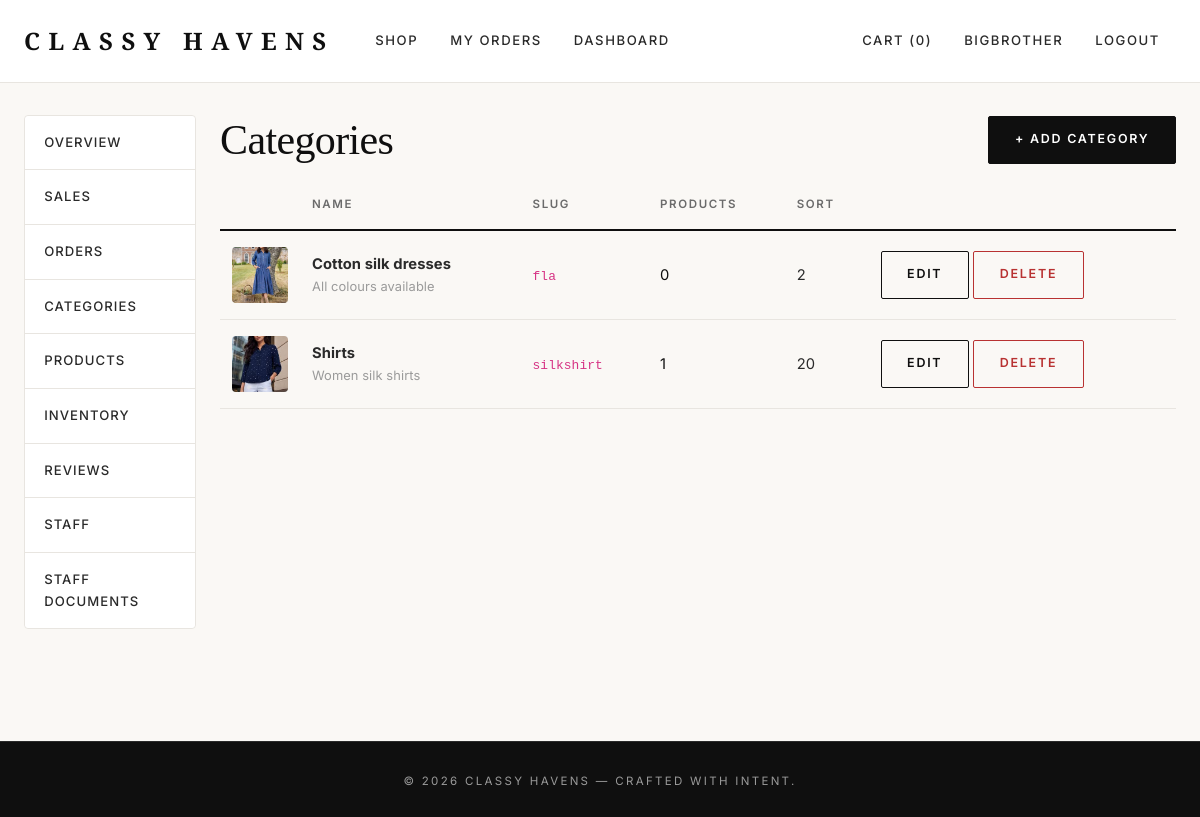
Screenshot of /dashboard/categories/ (signed in) with the database file from the repository.
### accounts/models.py (models this page shows, shortened)
class CustomUser(AbstractUser):
    class Roles(models.TextChoices):
        CUSTOMER = "customer", "Customer"
        STAFF    = "staff",    "Staff"
        MANAGER  = "manager",  "Manager"
        ADMIN    = "admin",    "Admin"
    role = models.CharField(max_length=20, choices=Roles.choices,
                            default=Roles.CUSTOMER)
    phone = models.CharField(max_length=20, blank=True)
    avatar = models.ImageField(
        upload_to="avatars/%Y/%m/", blank=True, null=True,
        help_text="Optional profile picture (JPEG, PNG, WebP).",
    )
    @property
    def is_staff_member(self):
        return (
            self.is_superuser
            or self.is_staff
            or self.role in (self.Roles.STAFF, self.Roles.MANAGER, self.Roles.ADMIN)
        )

### catalog/models.py (models this page shows, shortened)
class Category(models.Model):
    name = models.CharField(max_length=100, unique=True)
    slug = models.SlugField(max_length=120, unique=True)
    description = models.TextField(blank=True)
    image = models.ImageField(
        upload_to="categories/", blank=True, null=True,
        help_text="Optional cover image shown in the storefront.",
    )
    sort_order = models.IntegerField(
        default=0,
        help_text="Lower numbers appear first.",
    )
    class Meta:
        ordering = ["sort_order", "name"]
        verbose_name_plural = "Categories"

### dashboard/views.py (the view)
# urls.py: path("categories/", views.CategoryListView.as_view(), name="categories"),
class CategoryListView(StaffRequiredMixin, PermissionRequiredMixin, ListView):
    permission_required = "catalog.view_category"
    model = Category
    template_name = "dashboard/category_list.html"
    context_object_name = "categories"
    paginate_by = 50
    def get_queryset(self):
        return Category.objects.annotate(
            product_count=Count("products"),
        ).order_by("sort_order", "name")

### cart/cart.py (called while the page is built)
    def __len__(self):
        return sum(item["quantity"] for item in self.cart.values())

    def total_quantity(self):
        return len(self)

### cart/context_processors.py (called while the page is built)
def cart(request):
    return {"cart": Cart(request)}

### config/context_processors.py (called while the page is built)
def currency(request):
    return {
        "CURRENCY_CODE": settings.CURRENCY_CODE,
        "CURRENCY_SYMBOL": settings.CURRENCY_SYMBOL,
    }

### dashboard/views.py (called while the page is built)
    def dispatch(self, request, *args, **kwargs):
        if not request.user.is_authenticated:
            return super().dispatch(request, *args, **kwargs)
        if not request.user.is_staff_member:
            messages.error(request, "Staff access required.")
            return redirect("catalog:product_list")
        return super().dispatch(request, *args, **kwargs)

### templates/dashboard/category_list.html (shortened to what this page needs)
{% extends "dashboard/base.html" %}
{% block dashboard_content %}
<div class="d-flex justify-content-between align-items-center mb-3">
    <h1 class="mb-0">Categories</h1>
    {% if perms.catalog.add_category %}
        <a href="{% url 'dashboard:category_add' %}" class="btn btn-dark">
            + Add Category
        </a>
    {% endif %}
</div>
<table class="table align-middle">
    <thead>
        <tr>
            <th style="width:72px"></th>
            <th>Name</th>
            <th>Slug</th>
            <th>Products</th>
            <th>Sort</th>
            <th></th>
        </tr>
    </thead>
    <tbody>
        {% for c in categories %}
        <tr>
            <td>
                {% if c.image %}
                    <img src="{{ c.image.url }}" alt="{{ c.name }}"
                         style="width:56px;height:56px;object-fit:cover;border-radius:4px;">
                {% else %}
                    <div style="width:56px;height:56px;background:#f3efe9;border-radius:4px;"></div>
                {% endif %}
            </td>
            <td>
                <strong>{{ c.name }}</strong>
                {% if c.description %}
                    <div class="text-muted small">{{ c.description|truncatechars:80 }}</div>
                {% endif %}
            </td>
            <td><code>{{ c.slug }}</code></td>
            <td>
                <a href="{% url 'dashboard:products' %}?category={{ c.id }}">
                    {{ c.product_count }}
                </a>
            </td>
            <td>{{ c.sort_order }}</td>
            <td>
                {% if perms.catalog.change_category %}
                    <a href="{% url 'dashboard:category_edit' c.id %}"
                       class="btn btn-sm btn-outline-dark">Edit</a>
                {% endif %}
                {% if perms.catalog.delete_category %}
                    <a href="{% url 'dashboard:category_delete' c.id %}"
                       class="btn btn-sm btn-outline-danger">Delete</a>
                {% endif %}
            </td>
        </tr>
        {% endfor %}
    </tbody>
</table>
{% endblock %}

### templates/dashboard/base.html
{% extends "base.html" %}
{% block content %}
<div class="row">
    <aside class="col-md-2">
        <div class="list-group">
            <a class="list-group-item list-group-item-action"
               href="{% url 'dashboard:index' %}">Overview</a>
            <a class="list-group-item list-group-item-action"
               href="{% url 'dashboard:sales' %}">Sales</a>
            <a class="list-group-item list-group-item-action"
               href="{% url 'dashboard:orders' %}">Orders</a>
            <a class="list-group-item list-group-item-action"
               href="{% url 'dashboard:categories' %}">Categories</a>
            <a class="list-group-item list-group-item-action"
               href="{% url 'dashboard:products' %}">Products</a>
            <a class="list-group-item list-group-item-action"
               href="{% url 'dashboard:inventory' %}">Inventory</a>
            <a class="list-group-item list-group-item-action"
               href="{% url 'dashboard:reviews' %}">Reviews</a>
            {% if user.is_superuser or perms.accounts.add_customuser %}
                <a class="list-group-item list-group-item-action"
                   href="{% url 'dashboard:staff_list' %}">Staff</a>
            {% endif %}
            {% if perms.accounts.view_staffdocument %}
                <a class="list-group-item list-group-item-action"
                   href="{% url 'dashboard:staff_documents' %}">Staff Documents</a>
            {% endif %}
        </div>
    </aside>
    <section class="col-md-10">
        {% block dashboard_content %}{% endblock %}
    </section>
</div>
{% endblock %}

### templates/base.html (shortened to what this page needs)
{% load static %}
<!doctype html>
<html lang="en">
<head>
    <link href="https://cdn.jsdelivr.net/npm/bootstrap@5.3.3/dist/css/bootstrap.min.css" rel="stylesheet">
    <link rel="stylesheet" href="{% static 'css/style.css' %}">
</head>
<body class="d-flex flex-column min-vh-100">
<nav class="navbar navbar-expand-lg">
    <div class="container">
        <a class="navbar-brand" href="{% url 'catalog:product_list' %}">Classy&nbsp;Havens</a>
        <div class="collapse navbar-collapse" id="nav">
            <ul class="navbar-nav me-auto">
                <li class="nav-item"><a class="nav-link" href="{% url 'catalog:product_list' %}">Shop</a></li>
                {% if user.is_authenticated %}
                    <li class="nav-item"><a class="nav-link" href="{% url 'orders:order_list' %}">My Orders</a></li>
                {% endif %}
                {% if user.is_staff_member %}
                    <li class="nav-item"><a class="nav-link" href="{% url 'dashboard:index' %}">Dashboard</a></li>
                {% endif %}
            </ul>
            <ul class="navbar-nav align-items-lg-center">
                <li class="nav-item">
                    <a class="nav-link" href="{% url 'cart:cart_detail' %}">Cart ({{ cart.total_quantity }})</a>
                </li>
                {% if user.is_authenticated %}
                    <li class="nav-item"><a class="nav-link" href="{% url 'accounts:profile' %}">{{ user.username }}</a></li>
                    <li class="nav-item"><a class="nav-link" href="{% url 'accounts:logout' %}">Logout</a></li>
                {% else %}
                    <li class="nav-item"><a class="nav-link" href="{% url 'accounts:login' %}">Login</a></li>
                    <li class="nav-item"><a class="nav-link" href="{% url 'accounts:register' %}">Register</a></li>
                {% endif %}
            </ul>
        </div>
    </div>
</nav>
<main class="flex-grow-1">
    <div class="container">
        {% block content %}{% endblock %}
    </div>
</main>
<footer class="mt-5 py-4">
    <div class="container text-center">
        <small>&copy; {% now "Y" %} Classy Havens — Crafted with intent.</small>
    </div>
</footer>
</body>
</html>

### static/css/style.css (style rules this page uses)
:root { --ch-black: #0f0f0f; --ch-charcoal: #2a2a2a; --ch-gray: #6b6b6b; --ch-muted: #9a9a9a; --ch-cream: #faf8f5; --ch-cream-alt: #f3efe9; --ch-white: #ffffff; --ch-border: #e8e5e0; --ch-gold: #c9a961; --ch-gold-dark: #a88a4a; --ch-danger: #b83232; --ch-success: #2f7a4d; --font-display: 'Playfair Display', Georgia, 'Times New Roman', serif; --font-body: 'Inter', -apple-system, BlinkMacSystemFont, 'Segoe UI', sans-serif; --shadow-sm: 0 1px 2px rgba(15,15,15,0.05); --shadow-md: 0 8px 24px rgba(15,15,15,0.07); --shadow-lg: 0 20px 48px rgba(15,15,15,0.10); --radius-sm: 2px; --radius: 4px; --radius-lg: 8px; }
* { box-sizing: border-box; }
html { scroll-behavior: smooth; }
body { margin: 0; font-family: var(--font-body); font-weight: 400; color: var(--ch-black); background-color: var(--ch-cream); line-height: 1.65; letter-spacing: 0.005em; -webkit-font-smoothing: antialiased; -moz-osx-font-smoothing: grayscale; }
h1, h2, h3, h4, h5, h6, .display { font-family: var(--font-display); font-weight: 500; letter-spacing: -0.015em; color: var(--ch-black); line-height: 1.2; }
h1 { font-size: clamp(2rem, 3.5vw, 3rem); margin-bottom: 1.25rem; }
a { color: var(--ch-black); text-decoration: none; transition: color .2s ease; }
small, .text-muted { color: var(--ch-muted) !important; }
.container { max-width: 1240px; padding-left: 1.5rem; padding-right: 1.5rem; }
main { padding-top: 2rem; padding-bottom: 4rem; }
.navbar { background: var(--ch-white) !important; border-bottom: 1px solid var(--ch-border); padding: 1rem 0; position: sticky; top: 0; z-index: 1000; backdrop-filter: saturate(180%) blur(10px); }
.navbar-brand { font-family: var(--font-display); font-weight: 700; font-size: 1.5rem; letter-spacing: 0.35em; color: var(--ch-black) !important; padding-right: 0.35em; text-transform: uppercase; }
.navbar-nav .nav-link { font-family: var(--font-body); font-size: 0.82rem; font-weight: 500; letter-spacing: 0.12em; text-transform: uppercase; color: var(--ch-charcoal) !important; padding: 0.5rem 1rem !important; transition: color .2s ease; }
.btn { font-family: var(--font-body); font-size: 0.78rem; font-weight: 600; letter-spacing: 0.14em; text-transform: uppercase; border-radius: var(--radius-sm); padding: 0.85rem 1.6rem; transition: all .25s ease; border-width: 1px; }
.btn-dark { background: var(--ch-black); border-color: var(--ch-black); color: var(--ch-white); }
.btn-outline-dark { color: var(--ch-black); border-color: var(--ch-black); background: transparent; }
.btn-outline-danger { color: var(--ch-danger); border-color: var(--ch-danger); }
.table { --bs-table-bg: transparent; --bs-table-border-color: var(--ch-border); font-size: 0.92rem; border-color: var(--ch-border); }
.table thead th { font-family: var(--font-body); font-size: 0.72rem; font-weight: 600; letter-spacing: 0.14em; text-transform: uppercase; color: var(--ch-gray); border-bottom: 2px solid var(--ch-black); padding: 0.9rem 0.75rem; background: transparent; }
.table tbody td { padding: 1rem 0.75rem; vertical-align: middle; border-bottom: 1px solid var(--ch-border); color: var(--ch-charcoal); }
.nav-link { color: var(--ch-charcoal); font-size: 0.88rem; font-weight: 500; letter-spacing: 0.08em; text-transform: uppercase; }
.list-group { border-radius: var(--radius); }
.list-group-item { border-color: var(--ch-border); padding: 1rem 1.2rem; background: var(--ch-white); font-size: 0.94rem; }
footer { background: var(--ch-black) !important; color: var(--ch-muted); padding: 2.5rem 0 !important; margin-top: 5rem; border-top: 1px solid var(--ch-charcoal); }
footer small { letter-spacing: 0.2em; text-transform: uppercase; font-size: 0.72rem; color: var(--ch-muted); }
aside .list-group { background: var(--ch-white); border: 1px solid var(--ch-border); border-radius: var(--radius); overflow: hidden; }
aside .list-group-item { border: 0; border-bottom: 1px solid var(--ch-border); font-size: 0.82rem; letter-spacing: 0.08em; text-transform: uppercase; font-weight: 500; color: var(--ch-charcoal); }
aside .list-group-item:last-child { border-bottom: 0; }

### rows the page displays
CustomUser: username "BIGBROTHER"
Category: image (picture), name "Cotton silk dresses", description "All colours available", slug "fla", product_count "0", sort_order "2"
Category: image (picture), name "Shirts", description "Women silk shirts", slug "silkshirt", product_count "1", sort_order "20"

### other values shown
{{ cart.total_quantity }} "0"
